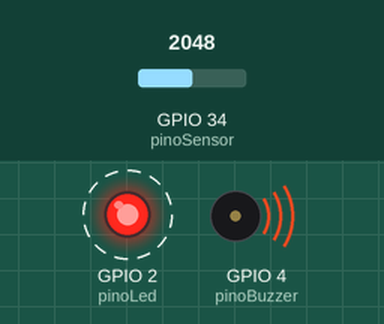
Simulated run of this sketch. Board: ESP32. On the bench: output pins drawn as LEDs (lit = HIGH), buzzer (waves = sounding). Dashed ring = blinking. The inputs (shaded band) are chosen by the test bench; at power-on: GPIO 34 (pinoSensor) = 2048. WiFi joins after 1.5 s; servers stay silent unless stated; no MQTT or app messages arrive unless stated; what the sketch prints to the serial monitor is not drawn.

Above: at 2.88 s.
2.9 s: GPIO 34 (pinoSensor) set to 797
5.9 s: GPIO 34 (pinoSensor) set to 710
7.6 s: GPIO 34 (pinoSensor) set to 1228
At 7.97 s:
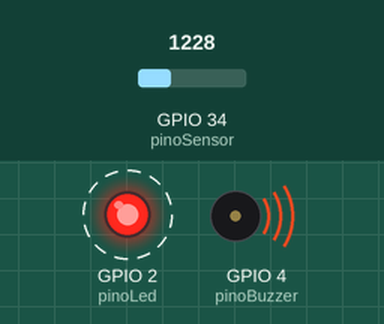
10.6 s: GPIO 34 (pinoSensor) set to 491
At 11.4 s:
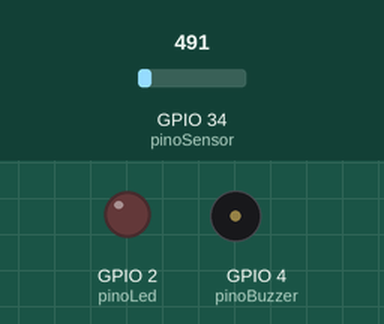
Timing chart, 0 to 13.1 s (numbered marks = the images above; inputs shaded):
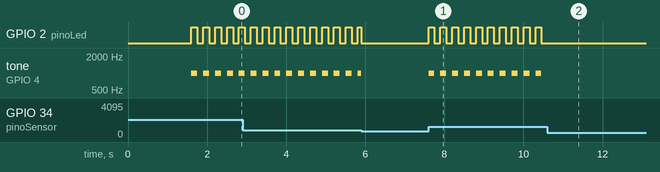

Measured:
- after the input at 7.6 s, GPIO 2 (pinoLed): alternates HIGH for 0.15 s and LOW for 0.15 s, starting at once; tone on GPIO 4 (pinoBuzzer): alternates 1000 Hz for 0.15 s and silent for 0.15 s, starting at once
- after the input at 10.6 s, GPIO 2 (pinoLed): stops changing and stays LOW; tone on GPIO 4 (pinoBuzzer): stops changing and stays silent
- by itself, GPIO 2 (pinoLed): alternates HIGH for 0.15 s and LOW for 0.15 s
- by itself, tone on GPIO 4 (pinoBuzzer): alternates 1000 Hz for 0.15 s and silent for 0.15 s

The sketch:

sketch.ino
```cpp
#include <WiFi.h>
#include <PubSubClient.h>

// ---------- rede do simulador ----------
const char* WIFI_SSID  = "Wokwi-GUEST";
const char* WIFI_SENHA = "";
const int   WIFI_CANAL = 6;  // sem isto o Wokwi varre todos os canais e demora

// ---------- broker MQTT ----------
// TROQUE ESTAS DUAS LINHAS a cada tunel novo do pinggy.
// Host SEM "tcp://" e SEM a porta colada. Porta e numero, sem aspas.
const char* MQTT_HOST  = "yxrda-187-72-143-220.run.pinggy-free.link";
const int   MQTT_PORTA = 44255;

// ---------- identidade deste dispositivo ----------
// Precisa existir na coluna "codigo" da tabela dispositivos.
const char* CODIGO = "ESP32-COZINHA-01";
char topico[64];  // montado no setup a partir do CODIGO

// ---------- pinos ----------
const int pinoSensor = 34;  // ADC1: continua funcionando com o WiFi ligado
const int pinoLed    = 2;
const int pinoBuzzer = 4;

// ---------- conversao ADC -> ppm ----------
// A peca "gas-sensor" do Wokwi entrega tensao LINEAR: ela nao modela a
// curva Rs/R0 logaritmica de um MQ-2 de verdade. Entao esta conversao e
// uma APROXIMACAO LINEAR sobre a faixa de deteccao do MQ-2 (200 a 10000
// ppm). Num sensor fisico seria preciso calibrar o R0 em ar limpo e
// aplicar a curva do datasheet. A formula esta documentada no README.
const float PPM_MINIMO = 200.0;
const float PPM_MAXIMO = 10000.0;
const int   ADC_MAXIMO = 4095;   // ADC de 12 bits do ESP32

// ---------- limiar local, em ppm ----------
// Faz o alarme fisico tocar mesmo sem rede. O GLP tem limite inferior de
// explosividade (LEL) perto de 19000 ppm; 2000 ppm e cerca de 10% disso,
// que e onde a pratica manda alarmar. O mesmo numero esta no frontend,
// em LIMITE_CRITICO.
const float LIMITE_PPM = 2000.0;

// ---------- os quatro ritmos, em milissegundos ----------
const unsigned long INTERVALO_PISCA      = 150;
const unsigned long INTERVALO_SERIAL     = 500;
const unsigned long INTERVALO_PUBLICACAO = 3000;
const unsigned long INTERVALO_RECONEXAO  = 5000;

// ---------- memoria de cada ritmo ----------
unsigned long ultimoPisca      = 0;
unsigned long ultimoSerial     = 0;
unsigned long ultimaPublicacao = 0;
unsigned long ultimaReconexao  = 0;

bool ledAceso = false;

// O PubSubClient nao fala TCP sozinho: precisa de um transporte por baixo.
// E essa separacao que permite trocar por TLS depois sem mudar o resto.
WiFiClient rede;
PubSubClient mqtt(rede);

// Converte a leitura crua do ADC para partes por milhao.
float ppmDeAdc(int adc) {
  return PPM_MINIMO + ((float)adc / ADC_MAXIMO) * (PPM_MAXIMO - PPM_MINIMO);
}

void conectarWiFi() {
  Serial.print("WiFi: conectando");
  WiFi.begin(WIFI_SSID, WIFI_SENHA, WIFI_CANAL);

  // Travar AQUI e permitido: o setup roda uma vez e nada mais esta rodando.
  while (WiFi.status() != WL_CONNECTED) {
    delay(200);
    Serial.print(".");
  }

  Serial.print(" ok, IP ");
  Serial.println(WiFi.localIP());
}

// Uma unica tentativa. Quem decide QUANDO tentar e o loop().
void tentarConectarMqtt() {
  Serial.print("MQTT: conectando em ");
  Serial.print(MQTT_HOST);
  Serial.print(":");
  Serial.print(MQTT_PORTA);

  // O client ID precisa ser unico no broker, senao um cliente derruba o outro.
  if (mqtt.connect(CODIGO)) {
    Serial.println(" -> conectado");
  } else {
    Serial.print(" -> falhou, estado=");
    Serial.println(mqtt.state());
  }
}

void setup() {
  pinMode(pinoLed, OUTPUT);
  Serial.begin(115200);
  ledcAttachChannel(pinoBuzzer, 1000, 8, 0);

  digitalWrite(pinoLed, LOW);
  ledcWriteTone(pinoBuzzer, 0);

  // Topico montado uma vez, a partir do CODIGO: um lugar so pra mudar.
  snprintf(topico, sizeof(topico), "gasguard/%s/leitura", CODIGO);
  Serial.print("Topico: ");
  Serial.println(topico);

  conectarWiFi();
  mqtt.setServer(MQTT_HOST, MQTT_PORTA);
}

void loop() {
  unsigned long agora = millis();

  // ---------- reconexao sem travar ----------
  // O exemplo padrao do PubSubClient usa while() aqui e prende o programa.
  // Isso mataria o alarme justo quando a rede cai. Usamos o mesmo padrao
  // de temporizador do resto do sketch.
  if (!mqtt.connected() && agora - ultimaReconexao >= INTERVALO_RECONEXAO) {
    ultimaReconexao = agora;
    tentarConectarMqtt();
  }

  // Em TODA volta: e ele que processa keepalive e mantem a sessao viva.
  // Era exatamente isto que os delay() antigos sufocavam.
  mqtt.loop();

  // Sem timer: ler e decidir toda volta, pro alarme reagir na hora.
  int   gasBruto = analogRead(pinoSensor);
  float ppm      = ppmDeAdc(gasBruto);
  bool  emAlarme = (ppm > LIMITE_PPM);

  // ---------- ritmo 1: piscar enquanto houver alarme ----------
  if (emAlarme) {
    if (agora - ultimoPisca >= INTERVALO_PISCA) {
      ultimoPisca = agora;
      ledAceso = !ledAceso;
      digitalWrite(pinoLed, ledAceso ? HIGH : LOW);
      ledcWriteTone(pinoBuzzer, ledAceso ? 1000 : 0);
    }
  } else {
    if (ledAceso) {
      ledAceso = false;
      digitalWrite(pinoLed, LOW);
      ledcWriteTone(pinoBuzzer, 0);
    }
  }

  // ---------- ritmo 2: imprimir no Serial ----------
  if (agora - ultimoSerial >= INTERVALO_SERIAL) {
    ultimoSerial = agora;
    Serial.print("Gas: ");
    Serial.print(ppm, 0);
    Serial.print(" ppm (ADC ");
    Serial.print(gasBruto);
    Serial.print(")");
    Serial.println(emAlarme ? "  [ALARME]" : "");
  }

  // ---------- ritmo 3: publicar ----------
  if (agora - ultimaPublicacao >= INTERVALO_PUBLICACAO) {
    ultimaPublicacao = agora;

    if (mqtt.connected()) {
      // snprintf em buffer fixo: concatenar String fragmenta a heap
      // e o dispositivo trava depois de horas rodando.
      char payload[64];
      snprintf(payload, sizeof(payload),
               "{\"codigo\":\"%s\",\"ppm\":%.1f}", CODIGO, ppm);

      // publish devolve bool. Sem conferir, mensagem sumida vira
      // meia hora de investigacao.
      bool ok = mqtt.publish(topico, payload);

      Serial.print(ok ? ">> publicado: " : ">> FALHOU ao publicar: ");
      Serial.println(payload);
    } else {
      Serial.println(">> sem conexao MQTT, leitura descartada");
    }
  }
}
```
